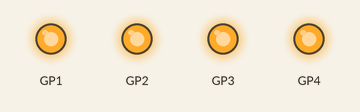
This program was run on a simulated Raspberry Pi Pico running MicroPython. On the bench: output pins drawn as LEDs (lit = HIGH). At 0.0 s the program stops and its outputs stay as they are.

Above: at 0.1 s.
Timing chart, 0 to 1.5 s (numbered marks = the images above):
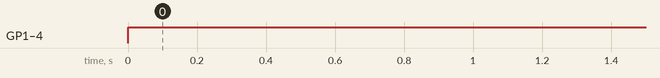

The program:

keyboard.py
```python
import time
from machine import Pin
from config import KEYBOARD_ROW_PINS, KEYBOARD_COL_PINS, KEYBOARD_DEBOUNCE_TIME

# 定义 row 按键引脚
row_pins = []
for p in KEYBOARD_ROW_PINS:
    row_pins.append(Pin(p, Pin.IN, Pin.PULL_UP))

# 定义 col 按键引脚
col_pins = []
for p in KEYBOARD_COL_PINS:
    col_pins.append(Pin(p, Pin.OUT))

# 去抖延时（毫秒）
DEBOUNCE_TIME = KEYBOARD_DEBOUNCE_TIME

# 按键状态记录
key_states = {}
last_key_time = 0

# 初始化所有列为高电平
def init_keyboard():
    for col in col_pins:
        col.high()

# 扫描键盘
def scan_keyboard():
    global last_key_time, key_states

    current_time = time.ticks_ms()

    for col_index, col in enumerate(col_pins):
        # 将当前列置为低电平
        col.low()

        # 短暂延时确保信号稳定
        time.sleep_us(100)

        for row_index, row in enumerate(row_pins):
            key = (row_index, col_index)

            # 读取按键状态
            is_pressed = (row.value() == 0)

            # 检查按键状态变化
            if key not in key_states:
                key_states[key] = False

            # 如果按键状态发生变化且被按下
            if is_pressed and not key_states[key]:
                # 检查去抖时间
                if current_time - last_key_time > DEBOUNCE_TIME:
                    key_states[key] = True
                    last_key_time = current_time
                    col.high()  # 恢复列状态
                    return key

            # 如果按键释放，更新状态
            elif not is_pressed and key_states[key]:
                key_states[key] = False

        # 将列恢复为高电平
        col.high()

    return None

# 初始化键盘
init_keyboard()
```

config.py
```python
# 主循环扫描间隔（秒）
MAIN_LOOP_INTERVAL = 0.01

# 指示灯
INDICATOR_LED = 16

# ssd 1306 屏幕设置
SSD_1306_I2C_ID = 1
SSD_1306_SCL_PIN = 27
SSD_1306_SDA_PIN = 26
SSD_1306_FREQ = 400000
SSD_OLED_WIDTH = 128
SSD_OLED_HEIGHT = 64

# 每个字符宽度
CHAR_WIDTH = 16

# 键盘设置
KEYBOARD_ROW_PINS = [5, 6, 7, 8]
KEYBOARD_COL_PINS = [4, 3, 2, 1]

# 键盘去抖时间（毫秒）
KEYBOARD_DEBOUNCE_TIME = 50

# 按键键位映射
KEYCODE_MAP = [
    ['S16', 'S15', 'S14', 'S13'],
    ['S12', 'S11', 'S10', 'S9'],
    ['S8', 'S7', 'S6', 'S5'],
    ['S4', 'S3', 'S2', 'S1'],
]

# 按键值映射
CHAR_MAP = {
    'S1': '1',
    'S2': '2',
    'S3': '3',
    'S4': '4',
    'S5': '5',
    'S6': '6',
    'S7': '7',
    'S8': '8',
    'S9': '9',
    'S10': '0',
    'S11': 'BS',
    'S12': 'CL',
    'S13': 'SP',
    'S14': 'EN',
    'S15': '',
    'S16': '',
}
```

Measured:
- by itself, GP1–4: LOW → HIGH at 0.00 s
